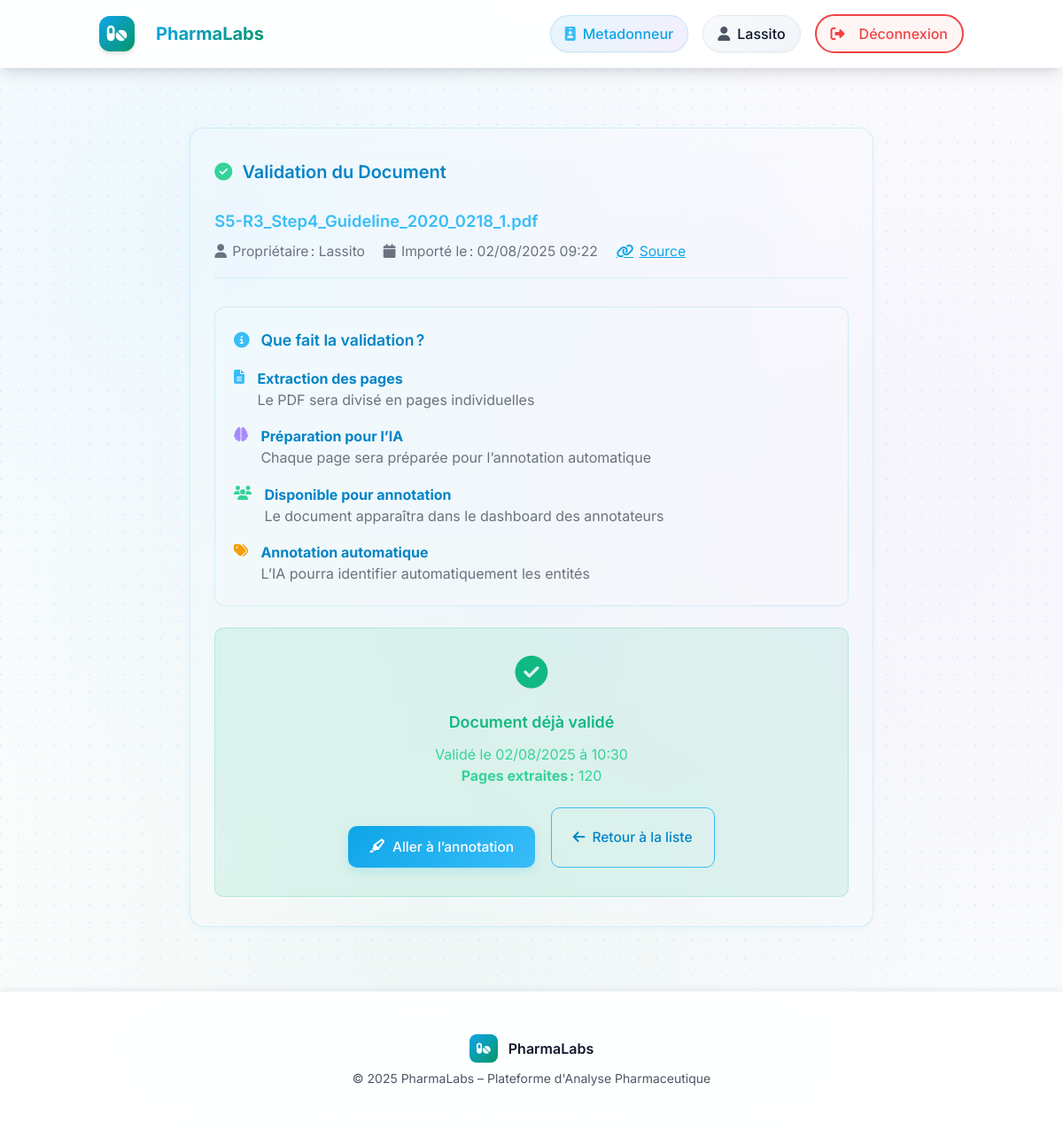
/document/126/validate/ (signed in), run on the app's committed database.
### rawdocs/models.py (models this page shows, shortened)
class RawDocument(models.Model):
    url = models.URLField(help_text="URL d'origine du PDF", blank=True)
    file = models.FileField(upload_to=pdf_upload_to, help_text="Fichier PDF téléchargé")
    created_at = models.DateTimeField(auto_now_add=True)
    owner = models.ForeignKey(
        settings.AUTH_USER_MODEL,
        on_delete=models.CASCADE,
        related_name='raw_documents',
        null=True, blank=True,
        help_text="Utilisateur qui a téléchargé ce document"
    )
    is_validated = models.BooleanField(default=False, help_text="Document validé par un métadonneur")
    validated_at = models.DateTimeField(null=True, blank=True)
    is_ready_for_expert = models.BooleanField(default=False, help_text="Document prêt pour révision expert")
    expert_ready_at = models.DateTimeField(null=True, blank=True,
                                           help_text="Date à laquelle le document est devenu prêt pour l'expert")
    total_pages = models.IntegerField(default=0, help_text="Nombre total de pages")
    pages_extracted = models.BooleanField(default=False, help_text="Pages extraites individuellement")
    title = models.TextField(blank=True, help_text="Titre du document")
    doc_type = models.CharField("Type", max_length=100, blank=True, help_text="Type du document (guide, rapport…)")
    publication_date = models.CharField(max_length=100, blank=True, help_text="Date de publication")
    version = models.CharField(max_length=50, blank=True, help_text="Version extraite")
    source = models.CharField(max_length=255, blank=True, help_text="Organisation émettrice (EMA, FDA…)")
    context = models.TextField(blank=True, help_text="Contexte extrait (2 phrases max)")
    country = models.CharField(max_length=100, blank=True, help_text="Pays détecté (GPE ou TLD)")
    language = models.CharField(max_length=10, blank=True, help_text="Langue détectée (fr, en…)")
    url_source = models.URLField(blank=True, help_text="URL d'origine pour référence")

### rawdocs/views.py (the view, shortened to what this page needs)
@login_required(login_url='rawdocs:login')
@user_passes_test(is_metadonneur)
def validate_document(request, doc_id):
    document = get_object_or_404(RawDocument, id=doc_id, owner=request.user)
    return render(request, 'rawdocs/validate_document.html', {'document': document})

### rawdocs/templatetags/rawdocs_extras.py (called while the page is built)
@register.filter
def basename(value):
    return os.path.basename(value)

### rawdocs/views.py (called while the page is built)
def is_metadonneur(user):
    return user.groups.filter(name="Metadonneur").exists()

### templates/rawdocs/validate_document.html (shortened to what this page needs)
{% extends "base.html" %}
{% load rawdocs_extras %}
{% block content %}
<div class="dashboard-container">
    <div class="card">
        <div style="display:flex; flex-direction:column; border-bottom:1.5px solid var(--card-border); padding-bottom:1.1rem; margin-bottom:2rem;">
            <h2 class="card-title">
                <i class="fas fa-check-circle" style="color:var(--accent-light);"></i>
                Validation du Document
            </h2>
            <div class="mt-4">
                <h3 style="font-size:1.15rem; font-weight:600; color:var(--primary-light);">
                    {{ document.file.name|basename }}
                </h3>
                <div style="display:flex; flex-wrap:wrap; gap:1.3rem; margin-top:0.5rem; font-size:0.98rem;">
                    <span style="color:var(--text-muted); display:flex; align-items:center; gap:0.4rem;">
                        <i class="fas fa-user"></i> Propriétaire : {{ document.owner.username }}
                    </span>
                    <span style="color:var(--text-muted); display:flex; align-items:center; gap:0.4rem;">
                        <i class="fas fa-calendar"></i> Importé le : {{ document.created_at|date:"d/m/Y H:i" }}
                    </span>
                    <a href="{{ document.url }}" target="_blank"
                       style="color:var(--primary); display:flex; align-items:center; gap:0.4rem; text-decoration:underline;"
                       onmouseover="this.style.color='var(--primary-light)';"
                       onmouseout="this.style.color='var(--primary)';">
                        <i class="fas fa-link"></i> Source
                    </a>
                </div>
            </div>
        </div>
        <div class="space-y-6">
            <div style="background:var(--glass-bg); border-radius:12px; padding:1.5rem 1.3rem; border:1.3px solid var(--card-border); margin-bottom:1rem;">
                <h4 style="font-size:1.1rem; font-weight:600; color:var(--primary-dark); display:flex; align-items:center; gap:0.8rem; margin-bottom:1.1rem;">
                    <i class="fas fa-info-circle" style="color:var(--primary-light);"></i>
                    Que fait la validation ?
                </h4>
                <ul style="margin:0; padding-left:0; list-style:none; display:flex; flex-direction:column; gap:1.1rem;">
                    <li style="display:flex; align-items:start; gap:0.9rem;">
                        <i class="fas fa-file-text" style="color:var(--primary-light); margin-top:2px;"></i>
                        <div>
                            <strong style="color:var(--primary-dark);">Extraction des pages</strong>
                            <p style="color:var(--text-muted);">Le PDF sera divisé en pages individuelles</p>
                        </div>
                    </li>
                    <li style="display:flex; align-items:start; gap:0.9rem;">
                        <i class="fas fa-brain" style="color:#a78bfa; margin-top:2px;"></i>
                        <div>
                            <strong style="color:var(--primary-dark);">Préparation pour l’IA</strong>
                            <p style="color:var(--text-muted);">Chaque page sera préparée pour l’annotation automatique</p>
                        </div>
                    </li>
                    <li style="display:flex; align-items:start; gap:0.9rem;">
                        <i class="fas fa-users" style="color:var(--accent-light); margin-top:2px;"></i>
                        <div>
                            <strong style="color:var(--primary-dark);">Disponible pour annotation</strong>
                            <p style="color:var(--text-muted);">Le document apparaîtra dans le dashboard des annotateurs</p>
                        </div>
                    </li>
                    <li style="display:flex; align-items:start; gap:0.9rem;">
                        <i class="fas fa-tags" style="color:var(--warning); margin-top:2px;"></i>
                        <div>
                            <strong style="color:var(--primary-dark);">Annotation automatique</strong>
                            <p style="color:var(--text-muted);">L’IA pourra identifier automatiquement les entités</p>
                        </div>
                    </li>
                </ul>
            </div>
            {% if document.is_validated %}
                <div class="bg-success">
                    <i class="fas fa-check-circle" style="font-size:2.3rem; margin-bottom:0.5rem;"></i>
                    <h3 style="font-size:1.12rem; font-weight:600; margin:1rem 0 0.6rem 0; color: #10b981;">
                        Document déjà validé
                    </h3>
                    <p>Validé le {{ document.validated_at|date:"d/m/Y à H:i" }}</p>
                    <p><strong>Pages extraites :</strong> {{ document.total_pages }}</p>
                    <div style="display:flex; justify-content:center; gap:1.1rem; margin-top:1.5rem;">
                        <a href="{% url 'rawdocs:annotation_dashboard' %}" class="btn btn-primary">
                            <i class="fas fa-highlighter"></i> Aller à l’annotation
                        </a>
                        <a href="{% url 'rawdocs:document_list' %}" class="btn btn-outline">
                            <i class="fas fa-arrow-left"></i> Retour à la liste
                        </a>
                    </div>
                </div>
            {% endif %}
        </div>
    </div>
</div>
{% endblock %}

### templates/base.html (shortened to what this page needs)
{% load static %}
<!DOCTYPE html>
<html lang="fr">
<head>
  <script src="https://cdn.tailwindcss.com"></script>
  <link rel="stylesheet" href="{% static 'rawdocs/css/styles.css' %}">
  <link href="https://cdnjs.cloudflare.com/ajax/libs/font-awesome/6.4.0/css/all.min.css" rel="stylesheet">
</head>
<body class="min-h-screen flex flex-col">
  <div class="fixed inset-0 opacity-3 pointer-events-none">
    <div class="absolute inset-0 bg-grid-pattern"></div>
  </div>
  <div class="app-container flex-1 flex flex-col relative z-10">
    <header class="site-header">
      <div class="header-content container mx-auto px-6 flex items-center justify-between py-4">
        {% with group=user.groups.first.name %}
        {% if group == "Annotateur" %}
          <a href="{% url 'rawdocs:annotation_dashboard' %}" class="logo group flex items-center text-xl font-bold transition-all duration-300">
        {% elif group == "Expert" %}
          <a href="{% url 'expert:dashboard' %}" class="logo group flex items-center text-xl font-bold transition-all duration-300">
        {% elif group == "Metadonneur" %}
          <a href="{% url 'rawdocs:dashboard' %}" class="logo group flex items-center text-xl font-bold transition-all duration-300">
        {% else %}
          <a href="#" class="logo group flex items-center text-xl font-bold transition-all duration-300">
        {% endif %}
      {% endwith %}
            <div class="logo-icon p-2 rounded-xl mr-3 group-hover:scale-110 transition-transform duration-300">
              <i class="fas fa-pills text-white"></i>
            </div>
            <span>
            </span>
          </a>
        {% if user.is_authenticated %}
          <div class="user-info flex items-center gap-4">
            <div class="user-badge px-4 py-2 rounded-full border">
              <span class="flex items-center font-medium">
                <i class="fas fa-id-badge mr-2"></i>
                {{ user.groups.first.name }}
              </span>
            </div>
            <div class="user-badge px-4 py-2 rounded-full border">
              <span class="flex items-center font-medium">
                <i class="fas fa-user mr-2"></i>
                {{ user.username }}
              </span>
            </div>
            <form method="post" action="{% url 'rawdocs:logout' %}">
              <button type="submit"
                      class="btn-logout group inline-flex items-center px-4 py-2 border-2 rounded-full transition-all duration-300 hover:shadow-lg hover:scale-105">
                <i class="fas fa-sign-out-alt mr-2 group-hover:animate-pulse"></i>
                <span>Déconnexion</span>
              </button>
            </form>
          </div>
        {% endif %}
      </div>
    </header>
    <main class="site-main flex-1 container mx-auto px-6 py-8">
      <div class="main-content-wrapper animate-fadeInUp">
        {% block content %}{% endblock %}
      </div>
    </main>
    <footer class="site-footer py-6">
      <div class="footer-content text-center">
        <div class="flex items-center justify-center gap-3 mb-2">
          <div class="w-8 h-8 rounded-lg flex items-center justify-center">
            <i class="fas fa-pills text-white text-sm"></i>
          </div>
          <span class="font-semibold">PharmaLabs</span>
        </div>
        <p class="text-sm">
          &copy; 2025 PharmaLabs – Plateforme d'Analyse Pharmaceutique
        </p>
      </div>
    </footer>
  </div>
</body>
</html>

### static/rawdocs/css/styles.css (style rules this page uses)
:root { --primary-color: #2563eb; --primary-hover: #1d4ed8; --primary-light: #3b82f6; --secondary-color: #64748b; --accent-color: #06b6d4; --background-color: #f8fafc; --surface-color: #ffffff; --surface-elevated: rgba(255, 255, 255, 0.9); --text-main: #1e293b; --text-alt: #64748b; --border-color: #e2e8f0; --border-radius: 16px; --border-radius-sm: 8px; --shadow-sm: 0 1px 2px rgba(0,0,0,0.05); --shadow-md: 0 4px 6px -1px rgba(0,0,0,0.1), 0 2px 4px -2px rgba(0,0,0,0.1); --shadow-lg: 0 10px 15px -3px rgba(0,0,0,0.1), 0 4px 6px -4px rgba(0,0,0,0.1); --shadow-xl: 0 20px 25px -5px rgba(0,0,0,0.1), 0 8px 10px -6px rgba(0,0,0,0.1); --transition-all: all 0.3s cubic-bezier(0.4, 0, 0.2, 1); --gradient-primary: linear-gradient(135deg, #667eea 0%, #764ba2 100%); --gradient-secondary: linear-gradient(135deg, #f093fb 0%, #f5576c 100%); }
* { margin: 0; padding: 0; box-sizing: border-box; }
body { font-family: 'Inter', -apple-system, BlinkMacSystemFont, 'Segoe UI', Roboto, sans-serif; background: linear-gradient(135deg, #f8fafc 0%, #e0f2fe 100%); color: var(--text-main); min-height: 100vh; font-size: 16px; line-height: 1.6; -webkit-font-smoothing: antialiased; -moz-osx-font-smoothing: grayscale; }
.bg-grid-pattern { background-image: radial-gradient(circle at 1px 1px, rgba(59, 130, 246, 0.1) 1px, transparent 0); background-size: 20px 20px; }
.app-container { display: flex; flex-direction: column; min-height: 100vh; position: relative; }
.animate-fadeInUp { animation: fadeInUp 0.6s ease-out; }
.site-header { background: rgba(255, 255, 255, 0.8); backdrop-filter: blur(20px); -webkit-backdrop-filter: blur(20px); border-bottom: 1px solid rgba(59, 130, 246, 0.1); box-shadow: 0 4px 20px rgba(0, 0, 0, 0.1); position: sticky; top: 0; z-index: 50; }
.header-content { max-width: 1200px; margin: 0 auto; padding: 1rem 2rem; display: flex; align-items: center; justify-content: space-between; }
.logo { display: flex; align-items: center; gap: 0.75rem; text-decoration: none; font-size: 1.5rem; font-weight: 700; transition: var(--transition-all); }
.logo-icon { display: flex; align-items: center; justify-content: center; width: 40px; height: 40px; background: linear-gradient(135deg, #3b82f6 0%, #1d4ed8 100%); border-radius: 12px; box-shadow: var(--shadow-md); transition: var(--transition-all); }
.user-info { display: flex; align-items: center; gap: 1rem; animation: slideInRight 0.6s ease-out; }
.user-badge { display: flex; align-items: center; padding: 0.5rem 1rem; border-radius: 50px; font-weight: 500; transition: var(--transition-all); backdrop-filter: blur(10px); box-shadow: var(--shadow-sm); }
.btn-logout { display: inline-flex; align-items: center; gap: 0.5rem; background: rgba(255, 255, 255, 0.8); border: 2px solid #ef4444; color: #ef4444; padding: 0.5rem 1rem; border-radius: 50px; cursor: pointer; transition: var(--transition-all); font-weight: 500; backdrop-filter: blur(10px); position: relative; overflow: hidden; }
.btn-logout::before { content: ''; position: absolute; top: 0; left: -100%; width: 100%; height: 100%; background: #ef4444; transition: var(--transition-all); z-index: -1; }
.site-main { flex: 1; padding: 2rem 0; }
.main-content-wrapper { animation: fadeInUp 0.6s ease-out; }
.site-footer { background: rgba(255, 255, 255, 0.8); backdrop-filter: blur(20px); -webkit-backdrop-filter: blur(20px); border-top: 1px solid rgba(59, 130, 246, 0.1); box-shadow: 0 -4px 20px rgba(0, 0, 0, 0.1); }
.footer-content { max-width: 1200px; margin: 0 auto; padding: 1.5rem 2rem; text-align: center; color: var(--text-alt); }
.btn { display: inline-flex; align-items: center; gap: 0.5rem; padding: 0.75rem 1.5rem; border-radius: var(--border-radius); font-weight: 500; text-decoration: none; transition: var(--transition-all); cursor: pointer; position: relative; overflow: hidden; }
.btn-primary { background: var(--primary-color); color: white; border: none; }

### data on the page
RawDocument: file.name|basename "S5-R3_Step4_Guideline_2020_0218_1.pdf", owner.username "Lassito", created_at "02/08/2025 09:22", validated_at "02/08/2025 à 10:30", total_pages "120"

### other printed values
{{ user.groups.first.name }} "Metadonneur"
{{ user.username }} "Lassito"
